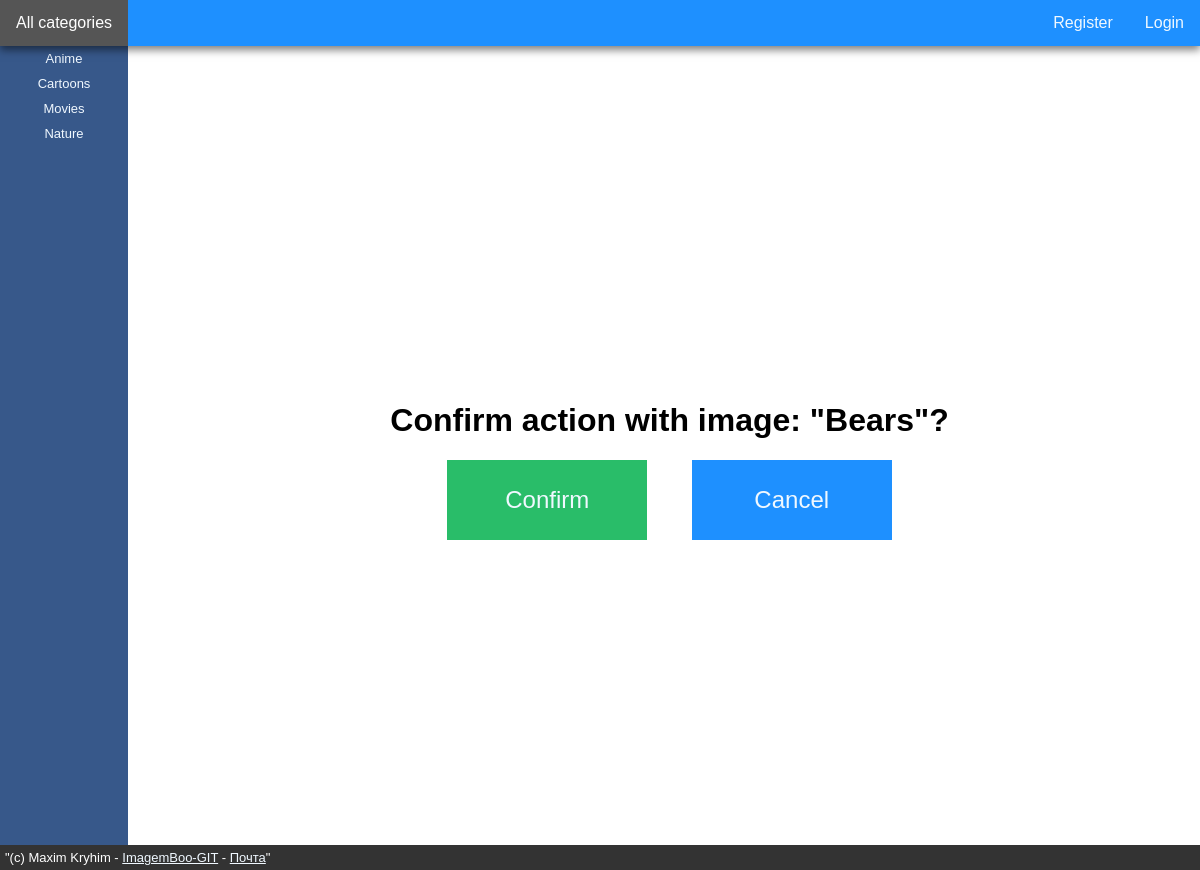
Screenshot of /main/restore/46/ with the database file from the repository.
### main/models.py (models this page shows, shortened)
class Category(models.Model):
    name = models.CharField(max_length=64, verbose_name="Image Category")
    created_at = models.DateTimeField(auto_now_add=True)
    class Meta:
        verbose_name = "Image Category"
        verbose_name_plural = "Image Category"
        ordering = ["name"] # Sort by name

class Image(models.Model):
    file = models.ImageField(upload_to="uploads/%Y/%m/%d")
    description = models.TextField(blank=True, verbose_name='Description')
    delete = models.BooleanField(default=False)
    uploaded_at = models.DateTimeField(auto_now_add=True)
    updated_at = models.DateTimeField(auto_now=True)
    deleted_at = models.DateTimeField(auto_now=True)
    category = models.ForeignKey(Category, to_field='id',null=True,on_delete=models.SET_NULL, related_name='image_category', verbose_name="Image Category" )
    user = models.ForeignKey(get_user_model(),on_delete=models.CASCADE, related_name='image_user', null = True, default=None, verbose_name="Image Uploader")
    class Meta:
        verbose_name = "Image"
        verbose_name_plural = "Image"
        ordering = ["uploaded_at"] # Sort by Upload date

### main/views.py (the view, shortened to what this page needs)
# urls.py: path('main/restore/<int:pk>/', RestorePicture.as_view(), name='image_restore'),
class RestorePicture(UpdateView):
    model = Image
    fields = ['delete']
    template_name = 'main/image_confirm.html'
    success_url = reverse_lazy('images_user')

### main/context_processors.py (called while the page is built)
def side_menu(request):
    side_menu_categories = Category.objects.all()
    return {'side_menu_categories': side_menu_categories}

### main/templates/main/image_confirm.html (shortened to what this page needs)
{% extends 'main/base.html' %}
{% block content %}
<div class="center-content">
    <h1 class="h3">Confirm action with image: "{{ image.description }}"?</h1>
    <form method="post">
        <button class="button-green" type="submit" style="font-size: 24px; width: 200px; height: 80px; margin-right: 20px;">Confirm</button>
        <button class="button-blue" type="button" style="font-size: 24px; width: 200px; height: 80px; margin-left: 20px;" onclick="window.location.href='{% url 'images_user' %}'">Cancel</button>
    </form>
</div>
{% endblock %}

### main/templates/main/sidemenu.html
<div class="sidemenu">
  <ul>
    {% for category in side_menu_categories %}
    <li><a href="{% url 'images_by_category' category.name %}">{{ category.name }}</a></li>
    {% endfor %}
  </ul>
</div>

### main/static/main/style.css (style rules this page uses)
body { margin: 0; font-family: 'Futura', sans-serif; }
.sidemenu { height: 100%; width: 128px; position: fixed; top: 46px; left: 0; background-color: #37588a; padding-top: 0px; }
.sidemenu ul { list-style-type: none; padding: 0; margin: 0; }
.sidemenu li { width: 100%; }
.sidemenu a { padding-top: 5px; padding-bottom: 5px; text-decoration: none; font-size: 13px; color: #F0F8FF; text-align: center; display: block; width: 100%; box-sizing: border-box; }
.button-blue { background-color: #1E90FF; color: #F0F8FF; padding: 3px 15px; font-size: 12px; border: none; cursor: pointer; text-decoration: none; display: inline-block; width: 65px; text-align: center; }
.button-green { background-color: #29bd69; color: #F0F8FF; padding: 3px 15px; font-size: 12px; border: none; cursor: pointer; text-decoration: none; display: inline-block; width: 65px; text-align: center; }
.center-content { display: flex; flex-direction: column; align-items: center; justify-content: center; height: 100vh; text-align: center; }

### rows the page displays
Category: name "Anime"
Category: name "Cartoons"
Category: name "Movies"
Category: name "Nature"
Image: description "Bears"
